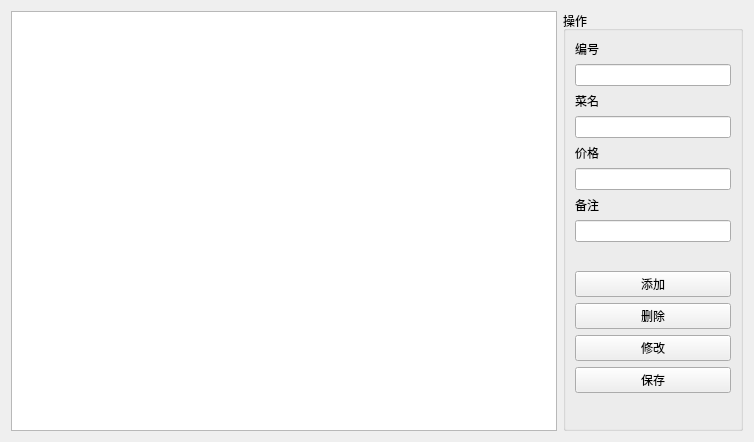
<?xml version="1.0" encoding="UTF-8"?>
<ui version="4.0">
 <class>MenuInfoWidget</class>
 <widget class="QWidget" name="MenuInfoWidget">
  <property name="geometry">
   <rect>
    <x>0</x>
    <y>0</y>
    <width>754</width>
    <height>442</height>
   </rect>
  </property>
  <property name="windowTitle">
   <string>Form</string>
  </property>
  <layout class="QHBoxLayout" name="horizontalLayout">
   <item>
    <widget class="QTableView" name="tableView"/>
   </item>
   <item>
    <widget class="QGroupBox" name="groupBox">
     <property name="sizePolicy">
      <sizepolicy hsizetype="Maximum" vsizetype="Preferred">
       <horstretch>0</horstretch>
       <verstretch>0</verstretch>
      </sizepolicy>
     </property>
     <property name="minimumSize">
      <size>
       <width>180</width>
       <height>0</height>
      </size>
     </property>
     <property name="title">
      <string>操作</string>
     </property>
     <layout class="QVBoxLayout" name="verticalLayout_6">
      <item>
       <layout class="QVBoxLayout" name="verticalLayout">
        <item>
         <widget class="QLabel" name="label">
          <property name="text">
           <string>编号</string>
          </property>
         </widget>
        </item>
        <item>
         <widget class="QLineEdit" name="lineEdit_id"/>
        </item>
       </layout>
      </item>
      <item>
       <layout class="QVBoxLayout" name="verticalLayout_2">
        <item>
         <widget class="QLabel" name="label_2">
          <property name="text">
           <string>菜名</string>
          </property>
         </widget>
        </item>
        <item>
         <widget class="QLineEdit" name="lineEdit_name"/>
        </item>
       </layout>
      </item>
      <item>
       <layout class="QVBoxLayout" name="verticalLayout_3">
        <item>
         <widget class="QLabel" name="label_3">
          <property name="text">
           <string>价格</string>
          </property>
         </widget>
        </item>
        <item>
         <widget class="QLineEdit" name="lineEdit_price"/>
        </item>
       </layout>
      </item>
      <item>
       <layout class="QVBoxLayout" name="verticalLayout_4">
        <item>
         <widget class="QLabel" name="label_4">
          <property name="text">
           <string>备注</string>
          </property>
         </widget>
        </item>
        <item>
         <widget class="QLineEdit" name="lineEdit_remark"/>
        </item>
       </layout>
      </item>
      <item>
       <spacer name="verticalSpacer_2">
        <property name="orientation">
         <enum>Qt::Vertical</enum>
        </property>
        <property name="sizeHint" stdset="0">
         <size>
          <width>20</width>
          <height>38</height>
         </size>
        </property>
       </spacer>
      </item>
      <item>
       <layout class="QVBoxLayout" name="verticalLayout_5">
        <item>
         <widget class="QPushButton" name="pbnAdd">
          <property name="text">
           <string>添加</string>
          </property>
         </widget>
        </item>
        <item>
         <widget class="QPushButton" name="pbnDelete">
          <property name="text">
           <string>删除</string>
          </property>
         </widget>
        </item>
        <item>
         <widget class="QPushButton" name="pbnModify">
          <property name="text">
           <string>修改</string>
          </property>
         </widget>
        </item>
        <item>
         <widget class="QPushButton" name="pbnSave">
          <property name="text">
           <string>保存</string>
          </property>
         </widget>
        </item>
       </layout>
      </item>
      <item>
       <spacer name="verticalSpacer">
        <property name="orientation">
         <enum>Qt::Vertical</enum>
        </property>
        <property name="sizeHint" stdset="0">
         <size>
          <width>20</width>
          <height>40</height>
         </size>
        </property>
       </spacer>
      </item>
     </layout>
    </widget>
   </item>
  </layout>
 </widget>
 <tabstops>
  <tabstop>lineEdit_id</tabstop>
  <tabstop>lineEdit_name</tabstop>
  <tabstop>lineEdit_price</tabstop>
  <tabstop>lineEdit_remark</tabstop>
  <tabstop>pbnAdd</tabstop>
  <tabstop>pbnDelete</tabstop>
  <tabstop>tableView</tabstop>
  <tabstop>pbnModify</tabstop>
  <tabstop>pbnSave</tabstop>
 </tabstops>
 <resources/>
 <connections/>
</ui>
